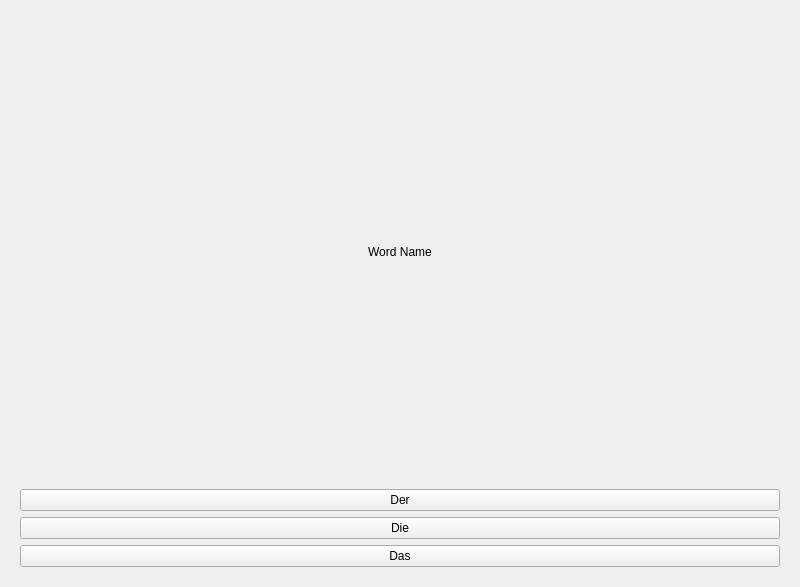
<?xml version="1.0" encoding="UTF-8"?>
<ui version="4.0">
 <class>CHGNDGui</class>
 <widget class="QWidget" name="CHGNDGui">
  <property name="geometry">
   <rect>
    <x>0</x>
    <y>0</y>
    <width>800</width>
    <height>587</height>
   </rect>
  </property>
  <property name="windowTitle">
   <string>Form</string>
  </property>
  <layout class="QGridLayout" name="gridLayout">
   <item row="0" column="0">
    <widget class="QWidget" name="sizingBox" native="true">
     <property name="maximumSize">
      <size>
       <width>800</width>
       <height>800</height>
      </size>
     </property>
     <layout class="QGridLayout" name="gridLayout_2">
      <item row="0" column="0">
       <layout class="QVBoxLayout" name="questionPanel">
        <item>
         <spacer name="verticalSpacer_2">
          <property name="orientation">
           <enum>Qt::Orientation::Vertical</enum>
          </property>
          <property name="sizeHint" stdset="0">
           <size>
            <width>20</width>
            <height>40</height>
           </size>
          </property>
         </spacer>
        </item>
        <item>
         <widget class="QLabel" name="wordInput">
          <property name="text">
           <string>Word Name</string>
          </property>
          <property name="alignment">
           <set>Qt::AlignmentFlag::AlignCenter</set>
          </property>
         </widget>
        </item>
        <item>
         <spacer name="verticalSpacer">
          <property name="orientation">
           <enum>Qt::Orientation::Vertical</enum>
          </property>
          <property name="sizeHint" stdset="0">
           <size>
            <width>20</width>
            <height>40</height>
           </size>
          </property>
         </spacer>
        </item>
        <item>
         <layout class="QVBoxLayout" name="verticalLayout">
          <item>
           <widget class="QPushButton" name="DerButton">
            <property name="text">
             <string>Der</string>
            </property>
           </widget>
          </item>
          <item>
           <widget class="QPushButton" name="DieButton">
            <property name="text">
             <string>Die</string>
            </property>
           </widget>
          </item>
          <item>
           <widget class="QPushButton" name="DasButton">
            <property name="text">
             <string>Das</string>
            </property>
           </widget>
          </item>
         </layout>
        </item>
       </layout>
      </item>
     </layout>
    </widget>
   </item>
  </layout>
 </widget>
 <resources/>
 <connections/>
</ui>
